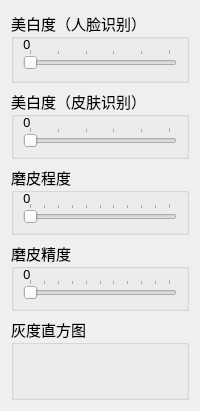
        <widget class="QWidget" name="tab">
         <property name="font">
          <font>
           <family>微软雅黑</family>
           <pointsize>11</pointsize>
          </font>
         </property>
         <property name="layoutDirection">
          <enum>Qt::LeftToRight</enum>
         </property>
         <attribute name="title">
          <string>美白磨皮</string>
         </attribute>
         <layout class="QVBoxLayout" name="verticalLayout_18" stretch="1,1,1,1,2">
          <item>
           <widget class="QGroupBox" name="groupBox_12">
            <property name="sizePolicy">
             <sizepolicy hsizetype="Preferred" vsizetype="Preferred">
              <horstretch>20</horstretch>
              <verstretch>0</verstretch>
             </sizepolicy>
            </property>
            <property name="styleSheet">
             <string notr="true"/>
            </property>
            <property name="title">
             <string>美白度（人脸识别）</string>
            </property>
            <layout class="QVBoxLayout" name="verticalLayout_7">
             <property name="spacing">
              <number>0</number>
             </property>
             <property name="topMargin">
              <number>0</number>
             </property>
             <property name="bottomMargin">
              <number>11</number>
             </property>
             <item>
              <widget class="QLabel" name="label_8">
               <property name="sizePolicy">
                <sizepolicy hsizetype="Expanding" vsizetype="Maximum">
                 <horstretch>0</horstretch>
                 <verstretch>0</verstretch>
                </sizepolicy>
               </property>
               <property name="minimumSize">
                <size>
                 <width>10</width>
                 <height>10</height>
                </size>
               </property>
               <property name="font">
                <font>
                 <family>微软雅黑</family>
                 <pointsize>10</pointsize>
                </font>
               </property>
               <property name="lineWidth">
                <number>10</number>
               </property>
               <property name="text">
                <string>0</string>
               </property>
              </widget>
             </item>
             <item>
              <widget class="QSlider" name="horizontalSlider_8">
               <property name="sizePolicy">
                <sizepolicy hsizetype="Expanding" vsizetype="Fixed">
                 <horstretch>50</horstretch>
                 <verstretch>0</verstretch>
                </sizepolicy>
               </property>
               <property name="font">
                <font>
                 <weight>50</weight>
                 <bold>false</bold>
                </font>
               </property>
               <property name="cursor">
                <cursorShape>PointingHandCursor</cursorShape>
               </property>
               <property name="mouseTracking">
                <bool>false</bool>
               </property>
               <property name="focusPolicy">
                <enum>Qt::StrongFocus</enum>
               </property>
               <property name="minimum">
                <number>0</number>
               </property>
               <property name="maximum">
                <number>50</number>
               </property>
               <property name="pageStep">
                <number>1</number>
               </property>
               <property name="orientation">
                <enum>Qt::Horizontal</enum>
               </property>
               <property name="tickPosition">
                <enum>QSlider::TicksAbove</enum>
               </property>
               <property name="tickInterval">
                <number>10</number>
               </property>
              </widget>
             </item>
            </layout>
           </widget>
          </item>
          <item>
           <widget class="QGroupBox" name="groupBox_15">
            <property name="sizePolicy">
             <sizepolicy hsizetype="Preferred" vsizetype="Preferred">
              <horstretch>20</horstretch>
              <verstretch>0</verstretch>
             </sizepolicy>
            </property>
            <property name="styleSheet">
             <string notr="true"/>
            </property>
            <property name="title">
             <string>美白度（皮肤识别）</string>
            </property>
            <layout class="QVBoxLayout" name="verticalLayout_20">
             <property name="spacing">
              <number>0</number>
             </property>
             <property name="topMargin">
              <number>0</number>
             </property>
             <item>
              <widget class="QLabel" name="label_18">
               <property name="sizePolicy">
                <sizepolicy hsizetype="Expanding" vsizetype="Maximum">
                 <horstretch>0</horstretch>
                 <verstretch>0</verstretch>
                </sizepolicy>
               </property>
               <property name="minimumSize">
                <size>
                 <width>10</width>
                 <height>10</height>
                </size>
               </property>
               <property name="font">
                <font>
                 <family>微软雅黑</family>
                 <pointsize>10</pointsize>
                </font>
               </property>
               <property name="lineWidth">
                <number>10</number>
               </property>
               <property name="text">
                <string>0</string>
               </property>
              </widget>
             </item>
             <item>
              <widget class="QSlider" name="horizontalSlider_13">
               <property name="sizePolicy">
                <sizepolicy hsizetype="Expanding" vsizetype="Fixed">
                 <horstretch>50</horstretch>
                 <verstretch>0</verstretch>
                </sizepolicy>
               </property>
               <property name="font">
                <font>
                 <weight>50</weight>
                 <bold>false</bold>
                </font>
               </property>
               <property name="cursor">
                <cursorShape>PointingHandCursor</cursorShape>
               </property>
               <property name="mouseTracking">
                <bool>false</bool>
               </property>
               <property name="focusPolicy">
                <enum>Qt::StrongFocus</enum>
               </property>
               <property name="minimum">
                <number>0</number>
               </property>
               <property name="maximum">
                <number>50</number>
               </property>
               <property name="orientation">
                <enum>Qt::Horizontal</enum>
               </property>
               <property name="tickPosition">
                <enum>QSlider::TicksAbove</enum>
               </property>
               <property name="tickInterval">
                <number>10</number>
               </property>
              </widget>
             </item>
            </layout>
           </widget>
          </item>
          <item>
           <widget class="QGroupBox" name="groupBox_13">
            <property name="title">
             <string>磨皮程度</string>
            </property>
            <layout class="QVBoxLayout" name="verticalLayout_17">
             <property name="spacing">
              <number>0</number>
             </property>
             <property name="topMargin">
              <number>0</number>
             </property>
             <item>
              <widget class="QLabel" name="label_16">
               <property name="sizePolicy">
                <sizepolicy hsizetype="Expanding" vsizetype="Maximum">
                 <horstretch>0</horstretch>
                 <verstretch>0</verstretch>
                </sizepolicy>
               </property>
               <property name="minimumSize">
                <size>
                 <width>10</width>
                 <height>10</height>
                </size>
               </property>
               <property name="font">
                <font>
                 <family>微软雅黑</family>
                 <pointsize>10</pointsize>
                </font>
               </property>
               <property name="text">
                <string>0</string>
               </property>
               <property name="textFormat">
                <enum>Qt::AutoText</enum>
               </property>
              </widget>
             </item>
             <item>
              <widget class="QSlider" name="horizontalSlider_11">
               <property name="sizePolicy">
                <sizepolicy hsizetype="Expanding" vsizetype="Fixed">
                 <horstretch>50</horstretch>
                 <verstretch>0</verstretch>
                </sizepolicy>
               </property>
               <property name="font">
                <font>
                 <weight>50</weight>
                 <bold>false</bold>
                </font>
               </property>
               <property name="cursor">
                <cursorShape>PointingHandCursor</cursorShape>
               </property>
               <property name="mouseTracking">
                <bool>false</bool>
               </property>
               <property name="focusPolicy">
                <enum>Qt::StrongFocus</enum>
               </property>
               <property name="maximum">
                <number>10</number>
               </property>
               <property name="pageStep">
                <number>10</number>
               </property>
               <property name="orientation">
                <enum>Qt::Horizontal</enum>
               </property>
               <property name="tickPosition">
                <enum>QSlider::TicksAbove</enum>
               </property>
               <property name="tickInterval">
                <number>1</number>
               </property>
              </widget>
             </item>
            </layout>
           </widget>
          </item>
          <item>
           <widget class="QGroupBox" name="groupBox_16">
            <property name="title">
             <string>磨皮精度</string>
            </property>
            <layout class="QVBoxLayout" name="verticalLayout_21">
             <property name="spacing">
              <number>0</number>
             </property>
             <property name="topMargin">
              <number>0</number>
             </property>
             <item>
              <widget class="QLabel" name="label_19">
               <property name="sizePolicy">
                <sizepolicy hsizetype="Expanding" vsizetype="Maximum">
                 <horstretch>0</horstretch>
                 <verstretch>0</verstretch>
                </sizepolicy>
               </property>
               <property name="minimumSize">
                <size>
                 <width>10</width>
                 <height>10</height>
                </size>
               </property>
               <property name="font">
                <font>
                 <family>微软雅黑</family>
                 <pointsize>10</pointsize>
                </font>
               </property>
               <property name="text">
                <string>0</string>
               </property>
               <property name="textFormat">
                <enum>Qt::AutoText</enum>
               </property>
              </widget>
             </item>
             <item>
              <widget class="QSlider" name="horizontalSlider_14">
               <property name="sizePolicy">
                <sizepolicy hsizetype="Expanding" vsizetype="Fixed">
                 <horstretch>50</horstretch>
                 <verstretch>0</verstretch>
                </sizepolicy>
               </property>
               <property name="font">
                <font>
                 <weight>50</weight>
                 <bold>false</bold>
                </font>
               </property>
               <property name="cursor">
                <cursorShape>PointingHandCursor</cursorShape>
               </property>
               <property name="mouseTracking">
                <bool>false</bool>
               </property>
               <property name="focusPolicy">
                <enum>Qt::StrongFocus</enum>
               </property>
               <property name="maximum">
                <number>10</number>
               </property>
               <property name="orientation">
                <enum>Qt::Horizontal</enum>
               </property>
               <property name="tickPosition">
                <enum>QSlider::TicksAbove</enum>
               </property>
               <property name="tickInterval">
                <number>1</number>
               </property>
              </widget>
             </item>
            </layout>
           </widget>
          </item>
          <item>
           <widget class="QGroupBox" name="groupBox_14">
            <property name="sizePolicy">
             <sizepolicy hsizetype="Expanding" vsizetype="Expanding">
              <horstretch>20</horstretch>
              <verstretch>0</verstretch>
             </sizepolicy>
            </property>
            <property name="title">
             <string>灰度直方图</string>
            </property>
            <layout class="QVBoxLayout" name="verticalLayout_11">
             <property name="spacing">
              <number>0</number>
             </property>
             <property name="leftMargin">
              <number>0</number>
             </property>
             <property name="topMargin">
              <number>0</number>
             </property>
             <property name="rightMargin">
              <number>0</number>
             </property>
             <property name="bottomMargin">
              <number>0</number>
             </property>
             <item>
              <widget class="QLabel" name="label_3">
               <property name="sizePolicy">
                <sizepolicy hsizetype="Expanding" vsizetype="Expanding">
                 <horstretch>0</horstretch>
                 <verstretch>0</verstretch>
                </sizepolicy>
               </property>
               <property name="text">
                <string/>
               </property>
              </widget>
             </item>
            </layout>
           </widget>
          </item>
         </layout>
        </widget>
